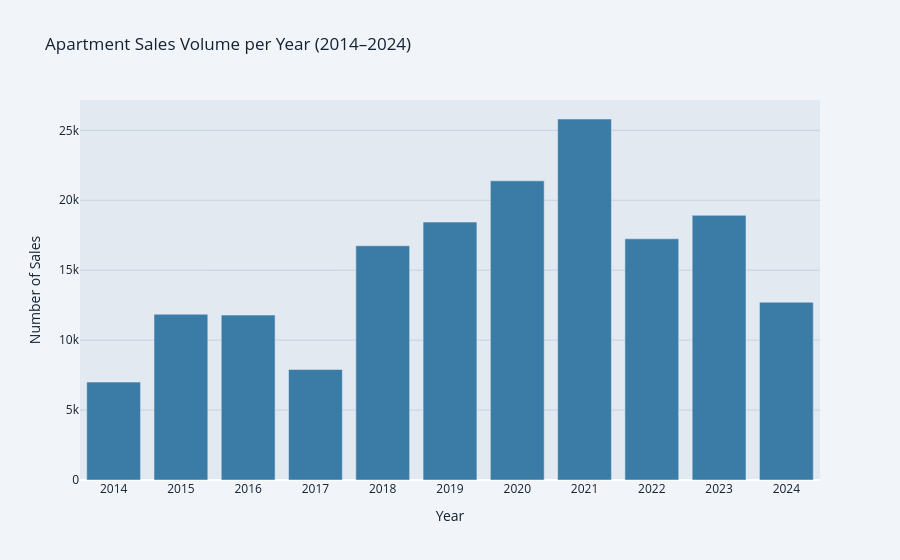

The code cell stored with this chart in its notebook:
### Code cell
# Sales volume by year
yearly_count = df.groupby('year').size().reset_index(name='sales_count')

fig_sales = px.bar(
    yearly_count, x='year', y='sales_count',
    title='Apartment Sales Volume per Year (2014–2024)',
    labels={'year': 'Year', 'sales_count': 'Number of Sales'},
    color_discrete_sequence=['#3a7ca5']
)
fig_sales.update_layout(
    plot_bgcolor='#e3e9f0',
    paper_bgcolor='#f1f4f8',
    font_color='#142231',
    xaxis=dict(dtick=1, showgrid=False),
    yaxis=dict(showgrid=True, gridcolor='#c5d2e0')
)
fig_sales.show()

### Figure 1 — Plotly figure (JSON) as saved in the notebook; plotly's stock layout.template omitted (floating-point values rounded to 4 significant figures)
{"data": [{"hovertemplate": "Year=%{x}<br>Number of Sales=%{y}<extra></extra>", "legendgroup": "", "marker": {"color": "#3a7ca5", "pattern": {"shape": ""}}, "name": "", "orientation": "v", "showlegend": false, "textposition": "auto", "type": "bar", "x": [2014, 2015, 2016, 2017, 2018, 2019, 2020, 2021, 2022, 2023, 2024], "xaxis": "x", "y": [7000, 11850, 11794, 7907, 16748, 18441, 21390, 25811, 17245, 18924, 12712], "yaxis": "y"}], "layout": {"barmode": "relative", "font": {"color": "#142231"}, "legend": {"tracegroupgap": 0}, "paper_bgcolor": "#f1f4f8", "plot_bgcolor": "#e3e9f0", "title": {"text": "Apartment Sales Volume per Year (2014–2024)"}, "xaxis": {"anchor": "y", "domain": [0, 1], "dtick": 1, "showgrid": false, "title": {"text": "Year"}}, "yaxis": {"anchor": "x", "domain": [0, 1], "gridcolor": "#c5d2e0", "showgrid": true, "title": {"text": "Number of Sales"}}}}
